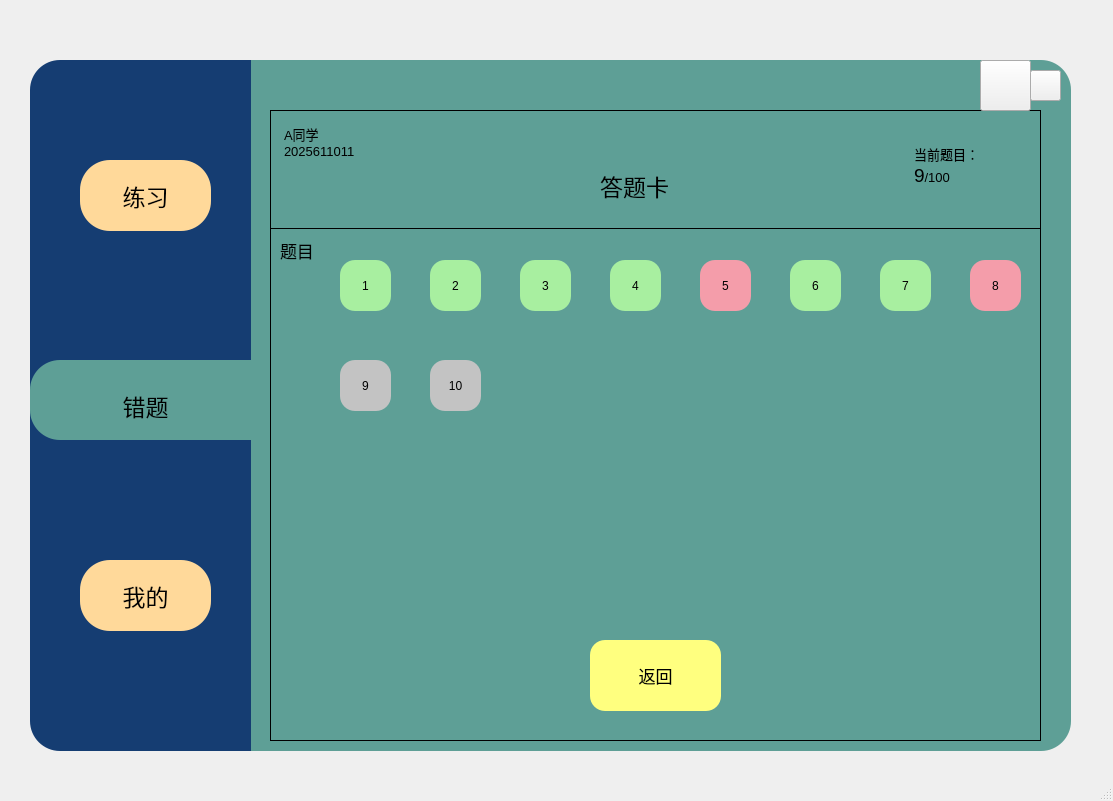
<?xml version="1.0" encoding="UTF-8"?>
<ui version="4.0">
 <class>MainWindow</class>
 <widget class="QMainWindow" name="MainWindow">
  <property name="geometry">
   <rect>
    <x>0</x>
    <y>0</y>
    <width>1113</width>
    <height>801</height>
   </rect>
  </property>
  <property name="windowTitle">
   <string>MainWindow</string>
  </property>
  <widget class="QWidget" name="centralwidget">
   <widget class="QFrame" name="frame">
    <property name="geometry">
     <rect>
      <x>270</x>
      <y>110</y>
      <width>771</width>
      <height>631</height>
     </rect>
    </property>
    <property name="sizePolicy">
     <sizepolicy hsizetype="Expanding" vsizetype="Expanding">
      <horstretch>0</horstretch>
      <verstretch>0</verstretch>
     </sizepolicy>
    </property>
    <property name="cursor">
     <cursorShape>ArrowCursor</cursorShape>
    </property>
    <property name="layoutDirection">
     <enum>Qt::LeftToRight</enum>
    </property>
    <property name="styleSheet">
     <string notr="true"/>
    </property>
    <property name="frameShape">
     <enum>QFrame::Panel</enum>
    </property>
    <property name="frameShadow">
     <enum>QFrame::Plain</enum>
    </property>
    <widget class="QPushButton" name="Bt_back_wr">
     <property name="geometry">
      <rect>
       <x>320</x>
       <y>530</y>
       <width>131</width>
       <height>71</height>
      </rect>
     </property>
     <property name="font">
      <font>
       <pointsize>13</pointsize>
      </font>
     </property>
     <property name="styleSheet">
      <string notr="true">

QPushButton{
	background-color: rgb(255, 255, 127);
	border-radius:15px

}
QPushButton:pressed{
	padding-left:5px;
	padding-top:5px;
}</string>
     </property>
     <property name="text">
      <string>返回</string>
     </property>
    </widget>
    <widget class="Line" name="line">
     <property name="geometry">
      <rect>
       <x>0</x>
       <y>110</y>
       <width>801</width>
       <height>16</height>
      </rect>
     </property>
     <property name="font">
      <font>
       <pointsize>4</pointsize>
      </font>
     </property>
     <property name="frameShadow">
      <enum>QFrame::Plain</enum>
     </property>
     <property name="orientation">
      <enum>Qt::Horizontal</enum>
     </property>
    </widget>
    <widget class="QTextBrowser" name="text_info">
     <property name="geometry">
      <rect>
       <x>10</x>
       <y>10</y>
       <width>171</width>
       <height>61</height>
      </rect>
     </property>
     <property name="font">
      <font>
       <pointsize>11</pointsize>
      </font>
     </property>
     <property name="styleSheet">
      <string notr="true">background-color: rgb(94,159,150);</string>
     </property>
     <property name="frameShape">
      <enum>QFrame::NoFrame</enum>
     </property>
     <property name="html">
      <string>&lt;!DOCTYPE HTML PUBLIC &quot;-//W3C//DTD HTML 4.0//EN&quot; &quot;http://www.w3.org/TR/REC-html40/strict.dtd&quot;&gt;
&lt;html&gt;&lt;head&gt;&lt;meta name=&quot;qrichtext&quot; content=&quot;1&quot; /&gt;&lt;style type=&quot;text/css&quot;&gt;
p, li { white-space: pre-wrap; }
&lt;/style&gt;&lt;/head&gt;&lt;body style=&quot; font-family:'SimSun'; font-size:11pt; font-weight:400; font-style:normal;&quot;&gt;
&lt;p style=&quot; margin-top:0px; margin-bottom:0px; margin-left:0px; margin-right:0px; -qt-block-indent:0; text-indent:0px;&quot;&gt;&lt;span style=&quot; font-size:10pt;&quot;&gt;A同学&lt;/span&gt;&lt;/p&gt;
&lt;p style=&quot; margin-top:0px; margin-bottom:0px; margin-left:0px; margin-right:0px; -qt-block-indent:0; text-indent:0px;&quot;&gt;&lt;span style=&quot; font-size:10pt;&quot;&gt;2025611011&lt;/span&gt;&lt;/p&gt;&lt;/body&gt;&lt;/html&gt;</string>
     </property>
    </widget>
    <widget class="QTextBrowser" name="wrong_current">
     <property name="geometry">
      <rect>
       <x>640</x>
       <y>30</y>
       <width>121</width>
       <height>81</height>
      </rect>
     </property>
     <property name="styleSheet">
      <string notr="true">background-color: rgb(94,159,150);</string>
     </property>
     <property name="frameShape">
      <enum>QFrame::NoFrame</enum>
     </property>
     <property name="html">
      <string>&lt;!DOCTYPE HTML PUBLIC &quot;-//W3C//DTD HTML 4.0//EN&quot; &quot;http://www.w3.org/TR/REC-html40/strict.dtd&quot;&gt;
&lt;html&gt;&lt;head&gt;&lt;meta name=&quot;qrichtext&quot; content=&quot;1&quot; /&gt;&lt;style type=&quot;text/css&quot;&gt;
p, li { white-space: pre-wrap; }
&lt;/style&gt;&lt;/head&gt;&lt;body style=&quot; font-family:'SimSun'; font-size:9pt; font-weight:400; font-style:normal;&quot;&gt;
&lt;p style=&quot; margin-top:0px; margin-bottom:0px; margin-left:0px; margin-right:0px; -qt-block-indent:0; text-indent:0px;&quot;&gt;&lt;span style=&quot; font-size:10pt;&quot;&gt;当前题目：&lt;/span&gt;&lt;/p&gt;
&lt;p style=&quot; margin-top:0px; margin-bottom:0px; margin-left:0px; margin-right:0px; -qt-block-indent:0; text-indent:0px;&quot;&gt;&lt;span style=&quot; font-size:14pt;&quot;&gt;9&lt;/span&gt;&lt;span style=&quot; font-size:10pt;&quot;&gt;/100&lt;/span&gt;&lt;/p&gt;
&lt;p style=&quot;-qt-paragraph-type:empty; margin-top:0px; margin-bottom:0px; margin-left:0px; margin-right:0px; -qt-block-indent:0; text-indent:0px;&quot;&gt;&lt;br /&gt;&lt;/p&gt;&lt;/body&gt;&lt;/html&gt;</string>
     </property>
    </widget>
    <widget class="QPushButton" name="wrong_Q1">
     <property name="geometry">
      <rect>
       <x>70</x>
       <y>150</y>
       <width>51</width>
       <height>51</height>
      </rect>
     </property>
     <property name="styleSheet">
      <string notr="true">QPushButton{
background-color: rgb(168, 239, 160);
border-radius:15px
}

QPushButton:pressed{
	padding-left:5px;
	padding-top:5px;
}</string>
     </property>
     <property name="text">
      <string>1</string>
     </property>
    </widget>
    <widget class="QLabel" name="label_title">
     <property name="geometry">
      <rect>
       <x>10</x>
       <y>120</y>
       <width>41</width>
       <height>41</height>
      </rect>
     </property>
     <property name="font">
      <font>
       <pointsize>13</pointsize>
      </font>
     </property>
     <property name="styleSheet">
      <string notr="true">border-bottom-left-radius:15px

</string>
     </property>
     <property name="frameShape">
      <enum>QFrame::WinPanel</enum>
     </property>
     <property name="frameShadow">
      <enum>QFrame::Sunken</enum>
     </property>
     <property name="text">
      <string>题目</string>
     </property>
    </widget>
    <widget class="QPushButton" name="wrong_Q2">
     <property name="geometry">
      <rect>
       <x>160</x>
       <y>150</y>
       <width>51</width>
       <height>51</height>
      </rect>
     </property>
     <property name="styleSheet">
      <string notr="true">QPushButton{
background-color: rgb(168, 239, 160);
border-radius:15px
}

QPushButton:pressed{
	padding-left:5px;
	padding-top:5px;
}</string>
     </property>
     <property name="text">
      <string>2</string>
     </property>
    </widget>
    <widget class="QPushButton" name="wrong_Q5">
     <property name="geometry">
      <rect>
       <x>430</x>
       <y>150</y>
       <width>51</width>
       <height>51</height>
      </rect>
     </property>
     <property name="styleSheet">
      <string notr="true">QPushButton{
border-radius:15px;
background-color: rgb(244, 157, 170);
}
QPushButton:pressed{
	padding-left:5px;
	padding-top:5px;
}</string>
     </property>
     <property name="text">
      <string>5</string>
     </property>
    </widget>
    <widget class="QPushButton" name="wrong_Q4">
     <property name="geometry">
      <rect>
       <x>340</x>
       <y>150</y>
       <width>51</width>
       <height>51</height>
      </rect>
     </property>
     <property name="styleSheet">
      <string notr="true">QPushButton{
background-color: rgb(168, 239, 160);
border-radius:15px
}

QPushButton:pressed{
	padding-left:5px;
	padding-top:5px;
}</string>
     </property>
     <property name="text">
      <string>4</string>
     </property>
    </widget>
    <widget class="QPushButton" name="wrong_Q3">
     <property name="geometry">
      <rect>
       <x>250</x>
       <y>150</y>
       <width>51</width>
       <height>51</height>
      </rect>
     </property>
     <property name="styleSheet">
      <string notr="true">QPushButton{
background-color: rgb(168, 239, 160);
border-radius:15px
}

QPushButton:pressed{
	padding-left:5px;
	padding-top:5px;
}</string>
     </property>
     <property name="text">
      <string>3</string>
     </property>
    </widget>
    <widget class="QPushButton" name="wrong_Q7">
     <property name="geometry">
      <rect>
       <x>610</x>
       <y>150</y>
       <width>51</width>
       <height>51</height>
      </rect>
     </property>
     <property name="styleSheet">
      <string notr="true">QPushButton{
background-color: rgb(168, 239, 160);
border-radius:15px
}

QPushButton:pressed{
	padding-left:5px;
	padding-top:5px;
}</string>
     </property>
     <property name="text">
      <string>7</string>
     </property>
    </widget>
    <widget class="QPushButton" name="wrong_Q10">
     <property name="geometry">
      <rect>
       <x>160</x>
       <y>250</y>
       <width>51</width>
       <height>51</height>
      </rect>
     </property>
     <property name="styleSheet">
      <string notr="true">QPushButton{
background-color: rgb(195, 195, 195);
border-radius:15px}
QPushButton:pressed{
	padding-left:5px;
	padding-top:5px;
}</string>
     </property>
     <property name="text">
      <string>10</string>
     </property>
    </widget>
    <widget class="QPushButton" name="wrong_Q9">
     <property name="geometry">
      <rect>
       <x>70</x>
       <y>250</y>
       <width>51</width>
       <height>51</height>
      </rect>
     </property>
     <property name="styleSheet">
      <string notr="true">QPushButton{
background-color: rgb(195, 195, 195);
border-radius:15px}
QPushButton:pressed{
	padding-left:5px;
	padding-top:5px;
}</string>
     </property>
     <property name="text">
      <string>9</string>
     </property>
    </widget>
    <widget class="QPushButton" name="wrong_Q8">
     <property name="geometry">
      <rect>
       <x>700</x>
       <y>150</y>
       <width>51</width>
       <height>51</height>
      </rect>
     </property>
     <property name="styleSheet">
      <string notr="true">QPushButton{
border-radius:15px;
background-color: rgb(244, 157, 170);
}
QPushButton:pressed{
	padding-left:5px;
	padding-top:5px;
}</string>
     </property>
     <property name="text">
      <string>8</string>
     </property>
    </widget>
    <widget class="QPushButton" name="wrong_Q6">
     <property name="geometry">
      <rect>
       <x>520</x>
       <y>150</y>
       <width>51</width>
       <height>51</height>
      </rect>
     </property>
     <property name="styleSheet">
      <string notr="true">QPushButton{
background-color: rgb(168, 239, 160);
border-radius:15px
}

QPushButton:pressed{
	padding-left:5px;
	padding-top:5px;
}</string>
     </property>
     <property name="text">
      <string>6</string>
     </property>
    </widget>
    <widget class="QLabel" name="label_answersheet">
     <property name="geometry">
      <rect>
       <x>330</x>
       <y>50</y>
       <width>111</width>
       <height>51</height>
      </rect>
     </property>
     <property name="font">
      <font>
       <pointsize>17</pointsize>
      </font>
     </property>
     <property name="text">
      <string>答题卡</string>
     </property>
    </widget>
   </widget>
   <widget class="QFrame" name="frame_2">
    <property name="geometry">
     <rect>
      <x>30</x>
      <y>60</y>
      <width>221</width>
      <height>691</height>
     </rect>
    </property>
    <property name="styleSheet">
     <string notr="true">QFrame{
	background-color: rgb(21,61,114);
	border-top-left-radius:30px;
	border-bottom-left-radius:30px;
}</string>
    </property>
    <property name="frameShape">
     <enum>QFrame::StyledPanel</enum>
    </property>
    <property name="frameShadow">
     <enum>QFrame::Raised</enum>
    </property>
    <widget class="QPushButton" name="Bt_exercise">
     <property name="geometry">
      <rect>
       <x>50</x>
       <y>100</y>
       <width>131</width>
       <height>71</height>
      </rect>
     </property>
     <property name="font">
      <font>
       <pointsize>17</pointsize>
       <weight>50</weight>
       <bold>false</bold>
      </font>
     </property>
     <property name="styleSheet">
      <string notr="true">QPushButton{
	background-color: rgb(255,217,154);
	color: rgb(0, 0, 0);
	border-radius:30px

}
QPushButton:pressed{
	padding-left:5px;
	padding-top:5px;
}</string>
     </property>
     <property name="text">
      <string>练习</string>
     </property>
    </widget>
    <widget class="QPushButton" name="Bt_mine">
     <property name="geometry">
      <rect>
       <x>50</x>
       <y>500</y>
       <width>131</width>
       <height>71</height>
      </rect>
     </property>
     <property name="font">
      <font>
       <pointsize>17</pointsize>
      </font>
     </property>
     <property name="styleSheet">
      <string notr="true">QPushButton{
	background-color: rgb(255,217,154);
	border-radius:30px

}
QPushButton:pressed{
	padding-left:5px;
	padding-top:5px;
}</string>
     </property>
     <property name="text">
      <string>我的</string>
     </property>
    </widget>
    <widget class="QFrame" name="frame_3">
     <property name="geometry">
      <rect>
       <x>0</x>
       <y>300</y>
       <width>221</width>
       <height>80</height>
      </rect>
     </property>
     <property name="styleSheet">
      <string notr="true">background-color: rgb(94,159,150);
border-top-left-radius:30px;
	border-bottom-left-radius:30px;
</string>
     </property>
     <property name="frameShape">
      <enum>QFrame::StyledPanel</enum>
     </property>
     <property name="frameShadow">
      <enum>QFrame::Raised</enum>
     </property>
     <widget class="QPushButton" name="Bt_wrong">
      <property name="geometry">
       <rect>
        <x>50</x>
        <y>10</y>
        <width>131</width>
        <height>71</height>
       </rect>
      </property>
      <property name="font">
       <font>
        <pointsize>17</pointsize>
        <underline>false</underline>
        <strikeout>false</strikeout>
       </font>
      </property>
      <property name="styleSheet">
       <string notr="true">QPushButton{	

	border-radius:30px
}
QPushButton:pressed{
	padding-left:5px;
	padding-top:5px;
}</string>
      </property>
      <property name="text">
       <string>错题</string>
      </property>
     </widget>
    </widget>
   </widget>
   <widget class="QLabel" name="label_drag">
    <property name="geometry">
     <rect>
      <x>250</x>
      <y>60</y>
      <width>821</width>
      <height>691</height>
     </rect>
    </property>
    <property name="styleSheet">
     <string notr="true">QFrame{
	background-color: rgb(94,159,150);
	border-top-right-radius:30px;
	border-bottom-right-radius:30px;
}</string>
    </property>
    <property name="text">
     <string/>
    </property>
   </widget>
   <widget class="QPushButton" name="Bt_minimise">
    <property name="geometry">
     <rect>
      <x>980</x>
      <y>60</y>
      <width>51</width>
      <height>51</height>
     </rect>
    </property>
    <property name="styleSheet">
     <string notr="true">border-image: url(:/新前缀/最小化.png);</string>
    </property>
    <property name="text">
     <string/>
    </property>
   </widget>
   <widget class="QPushButton" name="Bt_exit">
    <property name="geometry">
     <rect>
      <x>1030</x>
      <y>70</y>
      <width>31</width>
      <height>31</height>
     </rect>
    </property>
    <property name="styleSheet">
     <string notr="true">border-image: url(:/新前缀/关闭窗口.png);</string>
    </property>
    <property name="text">
     <string/>
    </property>
   </widget>
   <zorder>label_drag</zorder>
   <zorder>frame</zorder>
   <zorder>frame_2</zorder>
   <zorder>Bt_minimise</zorder>
   <zorder>Bt_exit</zorder>
  </widget>
  <widget class="QStatusBar" name="statusbar"/>
 </widget>
 <resources>
  <include location="Resources.qrc"/>
 </resources>
 <connections>
  <connection>
   <sender>Bt_exit</sender>
   <signal>clicked()</signal>
   <receiver>MainWindow</receiver>
   <slot>close()</slot>
   <hints>
    <hint type="sourcelabel">
     <x>1054</x>
     <y>83</y>
    </hint>
    <hint type="destinationlabel">
     <x>1082</x>
     <y>61</y>
    </hint>
   </hints>
  </connection>
  <connection>
   <sender>Bt_minimise</sender>
   <signal>clicked()</signal>
   <receiver>MainWindow</receiver>
   <slot>showMinimized()</slot>
   <hints>
    <hint type="sourcelabel">
     <x>1009</x>
     <y>88</y>
    </hint>
    <hint type="destinationlabel">
     <x>1011</x>
     <y>26</y>
    </hint>
   </hints>
  </connection>
 </connections>
</ui>
